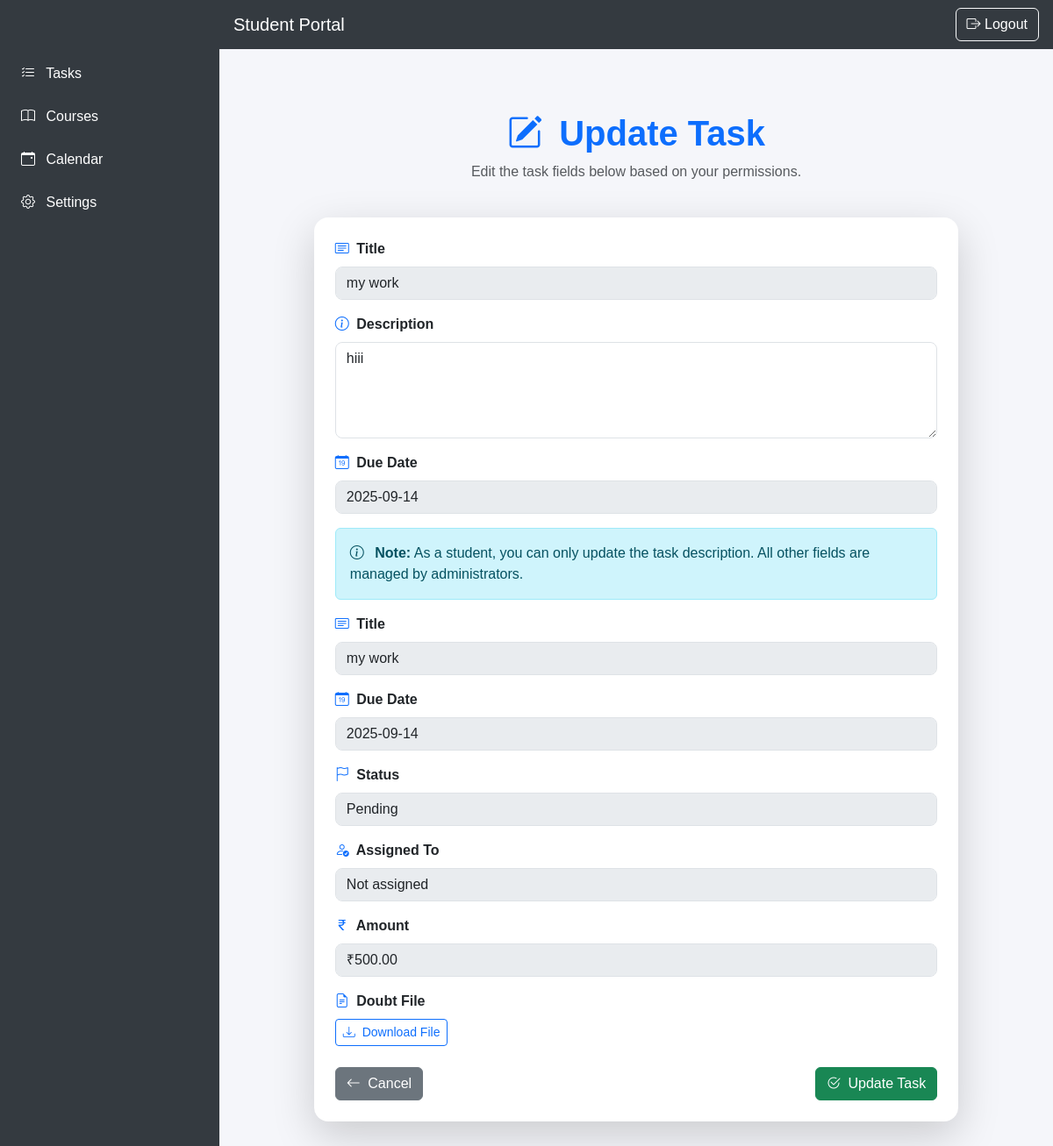
Before: /tasks/20/update/ (signed in) with the older database file.
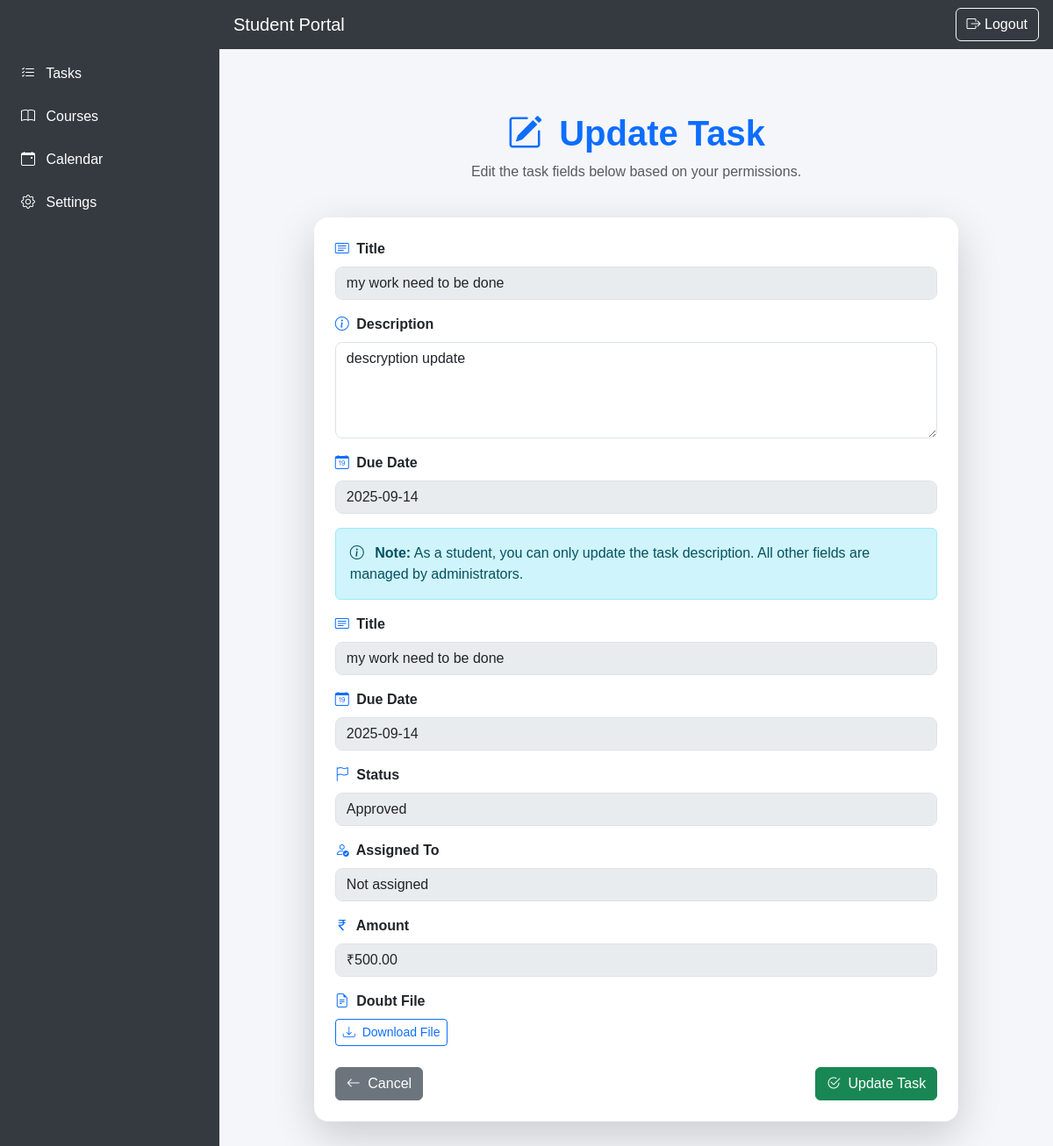
After: the same page with the newer database file.
### assignments/models.py (models this page shows, shortened)
class Task(models.Model):
    STATUS_CHOICES = (
        ("pending", "Pending"),
        ("approved", "Approved"),
        ("rejected", "Rejected"),
    )
    title = models.CharField(max_length=255)
    description = models.TextField(blank=True, null=True)
    due_date = models.DateField()
    status = models.CharField(
        max_length=20,
        choices=STATUS_CHOICES,
        default="pending"
    )
    amount = models.DecimalField(max_digits=8, decimal_places=2, default=0.00)  # total cos
    is_deleted = models.BooleanField(default=False)
    is_paid = models.BooleanField(default=False)
    assigned_to = models.ForeignKey(
        settings.AUTH_USER_MODEL,
        on_delete=models.SET_NULL,
        related_name="tasks",
        null=True,
        blank=True
    )
    file = models.FileField(
        upload_to=task_file_upload_path,
        storage=protected_storage,
        validators=[validate_file_extension, validate_file_size],
        blank=True,
        null=True
    )
    completed_file = models.FileField(
        upload_to=task_file_upload_path,
        storage=protected_storage,
        validators=[validate_file_extension, validate_file_size],
        blank=True,
        null=True
    )
    created_by = models.ForeignKey(
        settings.AUTH_USER_MODEL,
        on_delete=models.CASCADE,
        related_name="created_tasks"
    )
    created_at = models.DateTimeField(auto_now_add=True)

### assignments/views.py (the view, shortened to what this page needs)
# urls.py: path('tasks/<int:pk>/update/', views.TaskUpdateView.as_view(), name='task_update'),
class TaskUpdateView(LoginRequiredMixin, UpdateView):
    model = Task
    form_class = TaskUpdateForm
    template_name = 'assignments/task_form.html'
    success_url = '/tasks/'
    def get_form_kwargs(self):
        kwargs = super().get_form_kwargs()
        kwargs['user'] = self.request.user  # Pass user to the form
        return kwargs
    def get_queryset(self):
        user = self.request.user
        if user.is_superuser or getattr(user, 'role', '') == 'admin':
            return Task.objects.filter(is_deleted=False)
        return Task.objects.filter(created_by=user, is_deleted=False) | Task.objects.filter(assigned_to=user, is_deleted=False)

### assignments/templates/assignments/task_form.html (shortened to what the changed rows need)
{% extends 'accounts/base.html' %}
{% load static %}
{% load widget_tweaks %}
{% block content %}
<div class="container py-5">
  <div class="row mb-4">
    <div class="col-lg-8 mx-auto text-center">
      <h1 class="fw-bold text-primary mb-2">
        <i class="bi bi-pencil-square me-2"></i> Update Task
      </h1>
    </div>
  </div>
  <div class="row justify-content-center">
    <div class="col-lg-10">
      <div class="card shadow-lg border-0 rounded-4 overflow-hidden">
        <div class="card-body p-4">
          <form method="post" enctype="multipart/form-data" novalidate>
            <div class="mb-3">
              <label class="form-label fw-semibold">
                <i class="bi bi-card-text me-1 text-primary"></i> Title
              </label>
              {% if user.is_superuser or user.role == "admin" %}
                {% render_field form.title class="form-control" placeholder="Enter task title" %}
              {% else %}
                <input type="text" class="form-control" value="{{ task.title }}" disabled>
              {% endif %}
            </div>
            <div class="mb-3">
              <label class="form-label fw-semibold">
                <i class="bi bi-info-circle me-1 text-primary"></i> Description
              </label>
              {% render_field form.description class="form-control" rows="4" placeholder="Enter task description" %}
            </div>
            <div class="mb-3">
              <label class="form-label fw-semibold">
                <i class="bi bi-calendar-date me-1 text-primary"></i> Due Date
              </label>
              {% if user.is_superuser or user.role == "admin" %}
                {% render_field form.due_date class="form-control" %}
              {% else %}
                <input type="text" class="form-control" value="{{ task.due_date|date:'Y-m-d' }}" disabled>
              {% endif %}
            </div>
            {% if user.is_superuser or user.role == "admin" %}
              <div class="mb-3">
                <label class="form-label fw-semibold">
                  <i class="bi bi-flag me-1 text-primary"></i> Status
                </label>
                {% render_field form.status class="form-select" %}
                {% if form.status.errors %}
                  <div class="text-danger small mt-1">{{ form.status.errors }}</div>
                {% endif %}
              </div>
              <div class="mb-3">
                <label class="form-label fw-semibold">
                  <i class="bi bi-person-plus me-1 text-primary"></i> Assign To
                </label>
                {% render_field form.assigned_to class="form-select" %}
                {% if form.assigned_to.errors %}
                  <div class="text-danger small mt-1">{{ form.assigned_to.errors }}</div>
                {% endif %}
              </div>
              {% if task.file %}
              <div class="mb-3">
                <label class="form-label fw-semibold">
                  <i class="bi bi-file-earmark-text me-1 text-primary"></i> Doubt File
                </label>
                <div>
                  <a href="{% url 'task_file_download' task.pk %}" class="btn btn-outline-primary btn-sm" target="_blank">
                    <i class="bi bi-download me-1"></i> Download File
                  </a>
                </div>
              </div>
              {% endif %}
              <div class="mb-3">
                <label class="form-label fw-semibold">
                  <i class="bi bi-currency-rupee me-1 text-primary"></i> Amount
                </label>
                {% render_field form.amount class="form-control" %}
                {% if form.amount.errors %}
                  <div class="text-danger small mt-1">{{ form.amount.errors }}</div>
                {% endif %}
              </div>
              <div class="mb-3">
                <label class="form-label fw-semibold">
                  <i class="bi bi-upload me-1 text-primary"></i> Upload Completed File
                </label>
                {% render_field form.completed_file class="form-control" %}
                {% if form.completed_file.errors %}
                  <div class="text-danger small mt-1">{{ form.completed_file.errors }}</div>
                {% endif %}
                {% if task.completed_file %}
                <div class="mt-2">
                  <a href="{{ task.completed_file.url }}" class="btn btn-outline-primary btn-sm" target="_blank">
                    <i class="bi bi-download me-1"></i> Download Current File
                  </a>
                </div>
                {% endif %}
              </div>
            {% else %}
              <div class="alert alert-info">
                <i class="bi bi-info-circle me-2"></i>
                <strong>Note:</strong> As a student, you can only update the task description. All other fields are managed by administrators.
              </div>
              <div class="mb-3">
                <label class="form-label fw-semibold">
                  <i class="bi bi-card-text me-1 text-primary"></i> Title
                </label>
                <input type="text" class="form-control" value="{{ task.title }}" disabled>
              </div>
              <div class="mb-3">
                <label class="form-label fw-semibold">
                  <i class="bi bi-calendar-date me-1 text-primary"></i> Due Date
                </label>
                <input type="text" class="form-control" value="{{ task.due_date|date:'Y-m-d' }}" disabled>
              </div>
              <div class="mb-3">
                <label class="form-label fw-semibold">
                  <i class="bi bi-flag me-1 text-primary"></i> Status
                </label>
                <input type="text" class="form-control" value="{{ task.get_status_display }}" disabled>
              </div>
              <div class="mb-3">
                <label class="form-label fw-semibold">
                  <i class="bi bi-person-check me-1 text-primary"></i> Assigned To
                </label>
                <input type="text" class="form-control" value="{% if task.assigned_to %}{{ task.assigned_to.username }}{% else %}Not assigned{% endif %}" disabled>
              </div>
              {% if task.amount %}
              <div class="mb-3">
                <label class="form-label fw-semibold">
                  <i class="bi bi-currency-rupee me-1 text-primary"></i> Amount
                </label>
                <input type="text" class="form-control" value="₹{{ task.amount }}" disabled>
              </div>
              {% endif %}
              {% if task.file %}
              <div class="mb-3">
                <label class="form-label fw-semibold">
                  <i class="bi bi-file-earmark-text me-1 text-primary"></i> Doubt File
                </label>
                <div>
                  <a href="{% url 'task_file_download' task.pk %}" class="btn btn-outline-primary btn-sm" target="_blank">
                    <i class="bi bi-download me-1"></i> Download File
                  </a>
                </div>
              </div>
              {% endif %}
            {% endif %}
          </form>
        </div>
      </div>
    </div>
  </div>
</div>
{% endblock %}

Changed rows visible on the page:
changed Task "Not assigned": title "my work" → "my work need to be done"; description "hiii" → "descryption update"; status "Pending" → "Approved"
